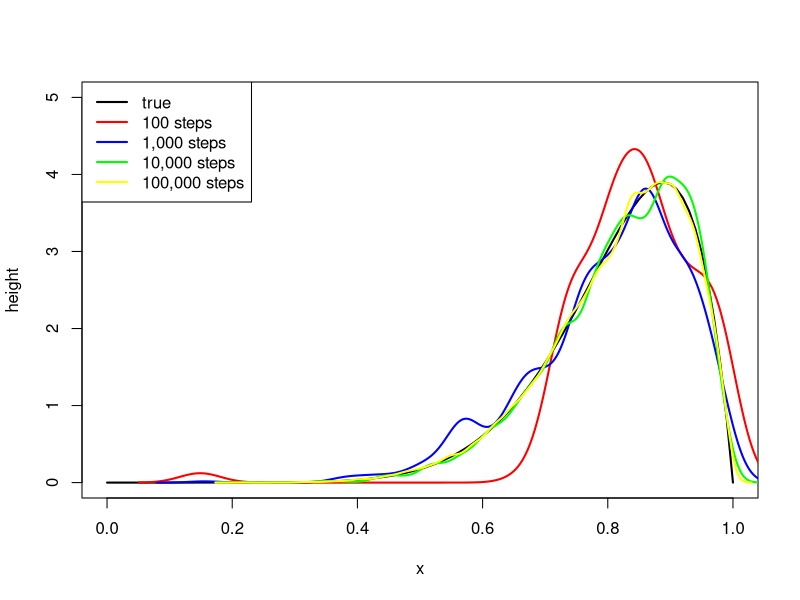

R code for this plot:
## ---- chunk 1
simulate_beta <- function(n_steps, a, b) {
  states <- numeric(n_steps)
  current_state <- runif(1)
  
  for (t in seq_len(n_steps)) {
    # Calculate value of f at this state
    here <- stats::dbeta(current_state, a, b)
    # Record current state
    states[t] <- current_state
    # Randomly select new target state
    proposed_state <- runif(1)
    # Calculate "height" of proposed state
    there <- dbeta(proposed_state, a, b)
    # Calculate the ratio of heights
    acceptance_criteria <- there / here
    # Randomly transition
    if (runif(1) < acceptance_criteria) {
      current_state <- proposed_state
    }
  }
  states
}
## ---- chunk 2
x <- seq(0, 1, 0.01)
true_beta_y <- dbeta(x, 9, 2)
sim_beta_100 <- simulate_beta(100, 9, 2)
sim_beta_1000 <- simulate_beta(1000, 9, 2)
sim_beta_10000 <- simulate_beta(10000, 9, 2)
sim_beta_100000 <- simulate_beta(100000, 9, 2)

plot(x, true_beta_y, type = "l", col = "black", ylim = c(0, 5), ylab = "height", lwd = 2)
lines(density(sim_beta_100), type = "l", col = "red", lwd = 2)
lines(density(sim_beta_1000), type = "l", col = "blue", lwd = 2)
lines(density(sim_beta_10000), type = "l", col = "green", lwd = 2)
lines(density(sim_beta_100000), type = "l", col = "yellow", lwd = 2)
legend(
  "topleft",
  legend = c("true", "100 steps", "1,000 steps", "10,000 steps", "100,000 steps"),
  col = c("black", "red", "blue", "green", "yellow"),
  lty = 1,
  lwd = 2
)
